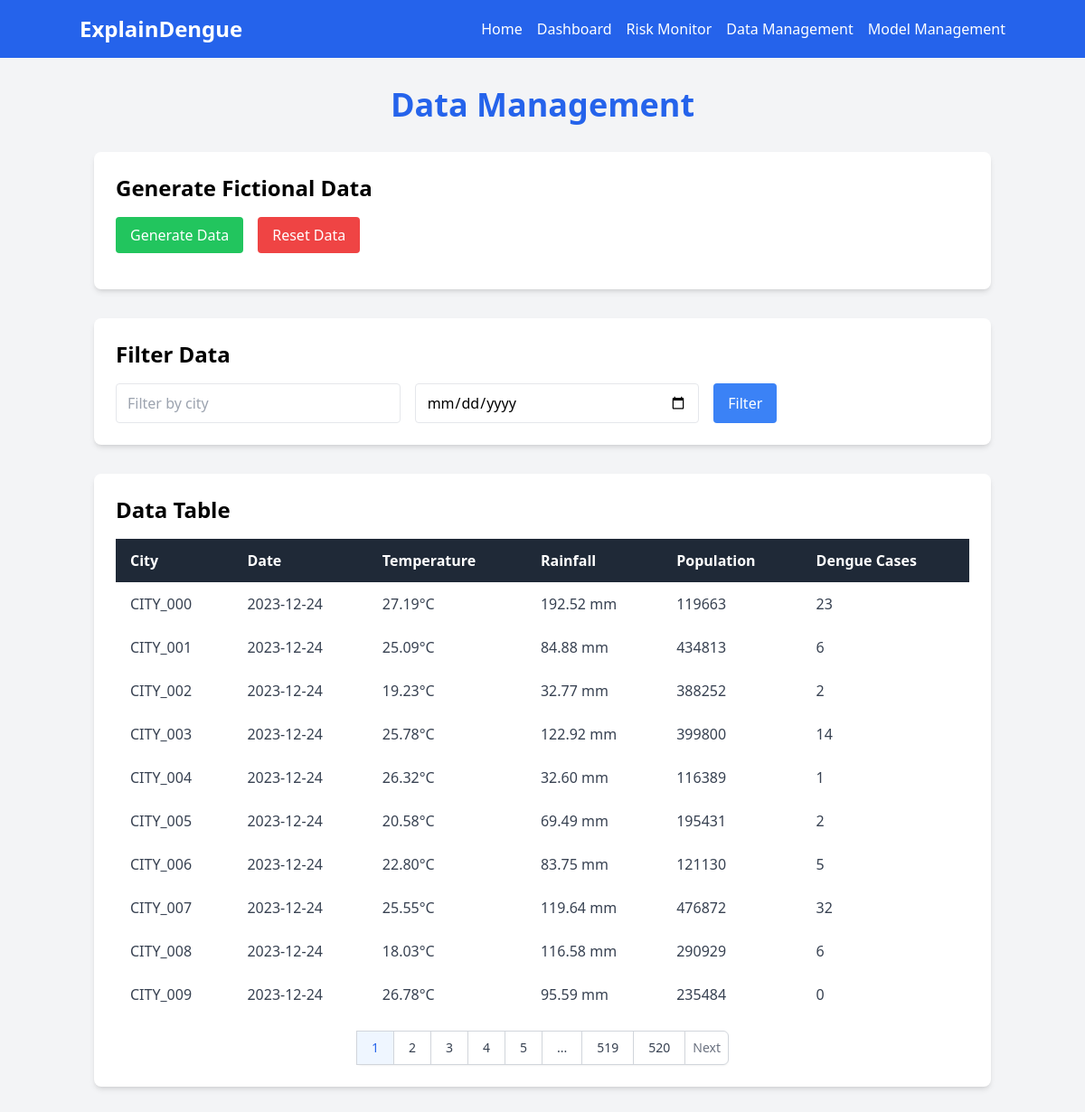
Page /data on the committed database.
### models.py (models this page shows, shortened)
class CityData(db.Model):
    id = db.Column(db.Integer, primary_key=True)
    city = db.Column(db.String(100), nullable=False)
    date = db.Column(db.Date, nullable=False)
    temperature = db.Column(db.Float, nullable=False)
    rainfall = db.Column(db.Float, nullable=False)
    population = db.Column(db.Float, nullable=False)
    dengue_cases = db.Column(db.Integer, nullable=False)
    latitude = db.Column(db.Float, nullable=False)  # New column
    longitude = db.Column(db.Float, nullable=False)  # New column

### app.py (the view)
@app.route('/data')
def data_management():
    page = request.args.get('page', 1, type=int)
    per_page = 10  # You can adjust this number
    city_filter = request.args.get('city', '')
    date_filter = request.args.get('date', '')
    query = CityData.query
    if city_filter:
        query = query.filter(CityData.city.ilike(f'%{city_filter}%'))
    if date_filter:
        query = query.filter(CityData.date == date_filter)
    pagination = query.order_by(CityData.date.desc()).paginate(page=page, per_page=per_page, error_out=False)
    data = pagination.items
    return render_template('data_management.html',
                           data=data,
                           pagination=pagination,
                           city_filter=city_filter,
                           date_filter=date_filter)

### templates/data_management.html (shortened to what this page needs)
{% extends "base.html" %}
{% block content %}
<h1 class="text-4xl font-bold mb-8 text-center text-blue-600">Data Management</h1>
<div class="bg-white p-6 rounded-lg shadow-md mb-8">
    <h2 class="text-2xl font-semibold mb-4">Generate Fictional Data</h2>
    <div class="flex space-x-4">
        <button id="generateDataButton" class="bg-green-500 text-white px-4 py-2 rounded hover:bg-green-600">Generate Data</button>
        <button id="resetDataButton" class="bg-red-500 text-white px-4 py-2 rounded hover:bg-red-600">Reset Data</button>
    </div>
</div>
<div class="bg-white p-6 rounded-lg shadow-md mb-8">
    <h2 class="text-2xl font-semibold mb-4">Filter Data</h2>
    <form id="filterForm" class="flex space-x-4">
        <input type="text" name="city" placeholder="Filter by city" value="{{ request.args.get('city', '') }}" class="border rounded px-3 py-2 w-1/3">
        <input type="date" name="date" value="{{ request.args.get('date', '') }}" class="border rounded px-3 py-2 w-1/3">
        <button type="submit" class="bg-blue-500 text-white px-4 py-2 rounded hover:bg-blue-600">Filter</button>
    </form>
</div>
<div class="bg-white p-6 rounded-lg shadow-md">
    <h2 class="text-2xl font-semibold mb-4">Data Table</h2>
    <div class="overflow-x-auto">
        <table class="min-w-full bg-white">
            <thead class="bg-gray-800 text-white">
                <tr>
                    <th class="py-3 px-4 text-left">City</th>
                    <th class="py-3 px-4 text-left">Date</th>
                    <th class="py-3 px-4 text-left">Temperature</th>
                    <th class="py-3 px-4 text-left">Rainfall</th>
                    <th class="py-3 px-4 text-left">Population</th>
                    <th class="py-3 px-4 text-left">Dengue Cases</th>
                </tr>
            </thead>
            <tbody class="text-gray-700">
                {% for record in data %}
                <tr>
                    <td class="py-3 px-4">{{ record.city }}</td>
                    <td class="py-3 px-4">{{ record.date }}</td>
                    <td class="py-3 px-4">{{ "%.2f"|format(record.temperature) }}°C</td>
                    <td class="py-3 px-4">{{ "%.2f"|format(record.rainfall) }} mm</td>
                    <td class="py-3 px-4">{{ record.population|int }}</td>
                    <td class="py-3 px-4">{{ record.dengue_cases }}</td>
                </tr>
                {% endfor %}
            </tbody>
        </table>
    </div>
    <div class="mt-4 flex justify-center">
        <nav class="relative z-0 inline-flex rounded-md shadow-sm -space-x-px" aria-label="Pagination">
            {% for page in pagination.iter_pages() %}
                {% if page %}
                    {% if page != pagination.page %}
                        <a href="{{ url_for('data_management', page=page, city=request.args.get('city', ''), date=request.args.get('date', '')) }}" class="relative inline-flex items-center px-4 py-2 border border-gray-300 bg-white text-sm font-medium text-gray-700 hover:bg-gray-50">{{ page }}</a>
                    {% else %}
                        <span class="relative inline-flex items-center px-4 py-2 border border-gray-300 bg-blue-50 text-sm font-medium text-blue-600">{{ page }}</span>
                    {% endif %}
                {% else %}
                    <span class="relative inline-flex items-center px-4 py-2 border border-gray-300 bg-white text-sm font-medium text-gray-700">...</span>
                {% endif %}
            {% endfor %}
            {% if pagination.has_next %}
                <a href="{{ url_for('data_management', page=pagination.next_num, city=request.args.get('city', ''), date=request.args.get('date', '')) }}" class="relative inline-flex items-center px-2 py-2 rounded-r-md border border-gray-300 bg-white text-sm font-medium text-gray-500 hover:bg-gray-50">Next</a>
            {% endif %}
        </nav>
    </div>
</div>
{% endblock %}

### templates/base.html (shortened to what this page needs)
<!DOCTYPE html>
<html lang="en">
<head>
    <script src="https://cdn.tailwindcss.com"></script>
</head>
<body class="bg-gray-100">
    <nav class="bg-blue-600 text-white p-4">
        <div class="container mx-auto flex justify-between items-center">
            <a href="{{ url_for('index') }}" class="text-2xl font-bold">ExplainDengue</a>
            <ul class="flex space-x-4">
                <li><a href="{{ url_for('index') }}" class="hover:text-blue-200">Home</a></li>
                <li><a href="{{ url_for('dashboard') }}" class="hover:text-blue-200">Dashboard</a></li>
                <li><a href="{{ url_for('risk_monitor') }}" class="hover:text-blue-200">Risk Monitor</a></li>
                <li><a href="{{ url_for('data_management') }}" class="hover:text-blue-200">Data Management</a></li>
                <li><a href="{{ url_for('model_management') }}" class="hover:text-blue-200">Model Management</a></li>
            </ul>
        </div>
    </nav>
    <div class="container mx-auto px-4 py-8">
        {% block content %}{% endblock %}
    </div>
</body>
</html>

### rows in the picture
CityData: city "CITY_000", date "2023-12-24", temperature "27.19", rainfall "192.52", population "119663", dengue_cases "23"
CityData: city "CITY_001", date "2023-12-24", temperature "25.09", rainfall "84.88", population "434813", dengue_cases "6"
CityData: city "CITY_002", date "2023-12-24", temperature "19.23", rainfall "32.77", population "388252", dengue_cases "2"
CityData: city "CITY_003", date "2023-12-24", temperature "25.78", rainfall "122.92", population "399800", dengue_cases "14"
CityData: city "CITY_004", date "2023-12-24", temperature "26.32", rainfall "32.60", population "116389", dengue_cases "1"
CityData: city "CITY_005", date "2023-12-24", temperature "20.58", rainfall "69.49", population "195431", dengue_cases "2"
CityData: city "CITY_006", date "2023-12-24", temperature "22.80", rainfall "83.75", population "121130", dengue_cases "5"
CityData: city "CITY_007", date "2023-12-24", temperature "25.55", rainfall "119.64", population "476872", dengue_cases "32"
CityData: city "CITY_008", date "2023-12-24", temperature "18.03", rainfall "116.58", population "290929", dengue_cases "6"
CityData: city "CITY_009", date "2023-12-24", temperature "26.78", rainfall "95.59", population "235484", dengue_cases "0"

### other values in the picture
{{ page }} "1"
{{ page }} "2" "3" "4" "5" "519" "520"
